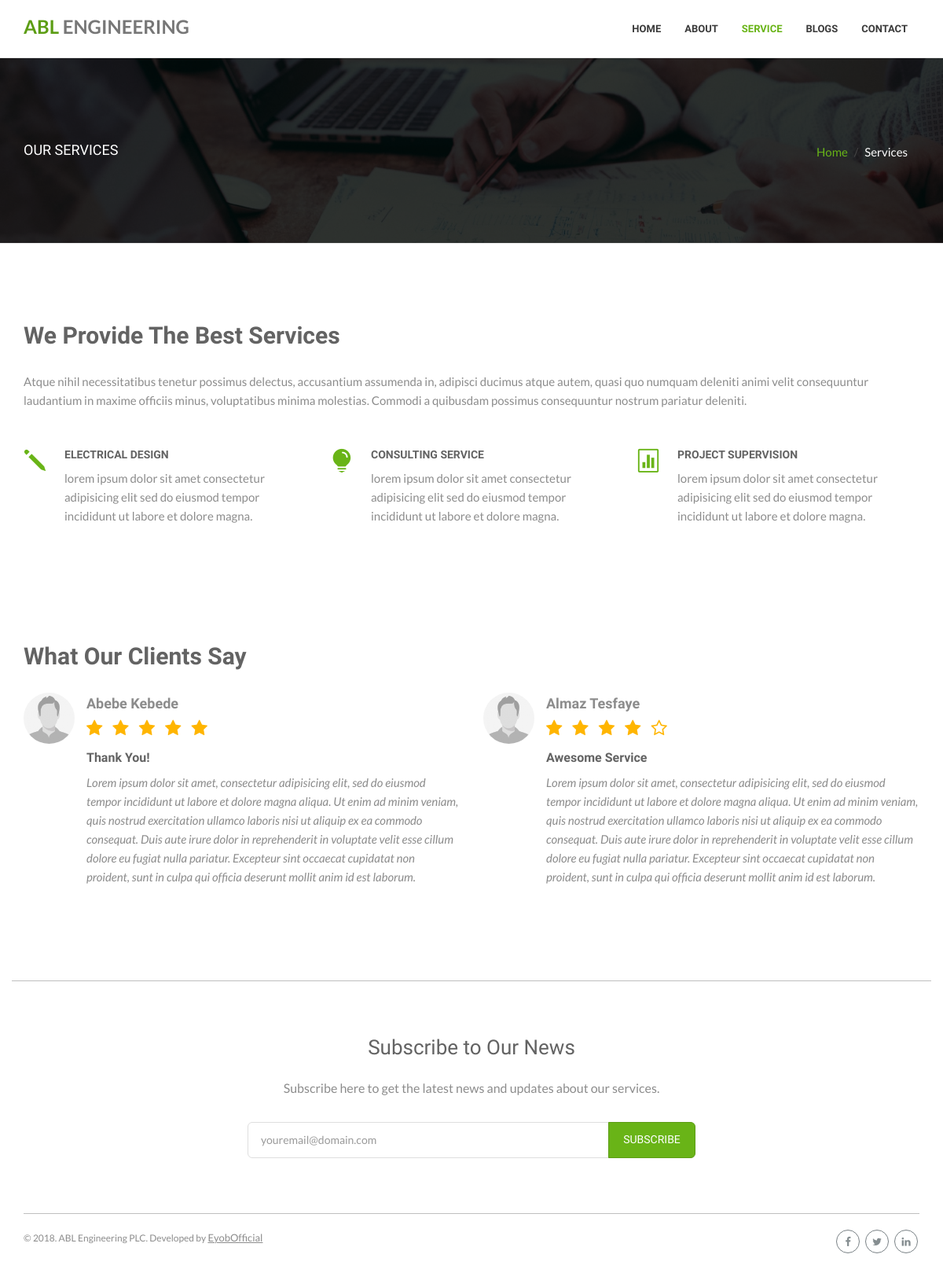
The app's page /service/ with its own data.
### pages/models.py (models this page shows, shortened)
class Base(models.Model):
    created_at = models.DateTimeField(
        'Created Date',
        null=True, blank=True,
        auto_now_add=True,
        help_text='Record first created date and time'
    )
    updated_at = models.DateTimeField(
        'Last Modified',
        null=True, blank=True,
        auto_now=True,
        help_text='Record last modified date and time'
    )
    class Meta:
        abstract = True
        get_latest_by = ['-updated_at', ]

class Brand(Base):
    title = models.CharField('Company title', max_length=100)
    logo = models.ImageField(
        'Company logo', upload_to='brand/logo/',
        blank=True, null=True
    )
    background = models.ImageField(
        'Background Picture',
        blank=True, null=True,
    )
    fevicon = models.ImageField(
        'Fevicon (Title Icon)',
        upload_to='fevicon/',
        null=True, blank=True,
    )
    story = models.TextField('Background story', blank=True)
    who = models.TextField('Who we are', blank=True)
    what = models.TextField('What we do', blank=True)
    team_description = models.TextField('Team description', blank=True)
    service_description = models.TextField('Service description', blank=True)
    contact_description = models.TextField('Contact description', blank=True)
    address = models.TextField('Compay address', blank=True)
    phone1 = models.CharField(max_length=30, blank=True)
    phone2 = models.CharField(max_length=30, blank=True)
    email = models.EmailField(blank=True)
    facebook = models.URLField(blank=True)
    twitter = models.URLField(blank=True)
    linkedin = models.URLField(blank=True)
    keywords = models.TextField(
        blank=True,
        help_text='Comma separated keywords. Ex: abl, electrical, consulting, '
    )
    description = models.TextField(blank=True)
    class Meta:
        verbose_name = 'Company Detail'
        verbose_name_plural = 'Company Details'

class Service(Base):
    title = models.CharField(max_length=100)
    icon = models.CharField(max_length=255)
    description = models.TextField()
    featured = models.BooleanField(default=False)

class Testimonial(Base):
    RATING_CHOICE_OPTIONS = (
        (1, '1'),
        (2, '2'),
        (3, '3'),
        (4, '4'),
        (5, '5')
    )
    client = models.CharField(max_length=255)
    position = models.CharField(max_length=255)
    picture = models.ImageField(
        upload_to='testimonials/clients/',
        blank=True, null=True
    )
    rating = models.PositiveIntegerField(choices=RATING_CHOICE_OPTIONS)
    title = models.CharField(max_length=100)
    description = models.TextField('Testimonial')
    quote = models.TextField(max_length=255)
    featured = models.BooleanField(default=False)
    class Meta:
        ordering = ['-featured', '-rating', ]
    def get_stars(self, *args, **kwargs):
        i = 1
        stars = []
        while i <= 5:
            if i <= self.rating:
                stars.append('*')
            else:
                stars.append('')
            i += 1
        return stars

### pages/views.py (the view)
# urls.py: path('service/', views.ServiceView.as_view(), name='service'),
class ServiceView(TemplateView):
    template_name = 'pages/service.html'
    def get_context_data(self, *args, **kwargs):
        context = super().get_context_data(*args, **kwargs)
        context['brand'] = get_object_or_404(models.Brand, pk=1)
        context['service_list'] = models.Service.objects.all()
        context['testimonal_list'] = models.Testimonial.objects.all()
        context['page'] = 'service'
        return context

### pages/templates/pages/service.html (shortened to what this page needs)
{% extends 'base.html' %}
{% load static %}
{% block content %}
<div id="page-header-services" class="page-header has-background-image">
    <div class="overlay"></div>
    <div class="container">
        <h1 class="page-title">OUR SERVICES</h1>
        <ol class="breadcrumb link-accent">
            <li><a href="{% url 'pages:index' %}">Home</a></li>
            <li class="active">Services</li>
        </ol>
    </div>
</div>
<div class="page-content no-margin-bottom">
    <section>
        <div class="container">
            <h2 class="section-heading">We Provide The Best Services</h2>
            {{ brand.service_description }}
            <div class="row margin-top-50">
                {% for service in service_list %}
                <div class="col-md-4">
                    <div class="icon-info icon-info-left">
                        {% autoescape off %}
                        {{ service.icon }}
                        {% endautoescape %}
                        <div class="text">
                            <h2 class="title">{{ service.title }}</h2>
                            <p>{{ service.description }}</p>
                        </div>
                    </div>
                </div>
                {% endfor %}
            </div>
        </div>
    </section>
    <section>
        <div class="container">
            <h2 class="section-heading">What Our Clients Say</h2>
            <div class="row">
                {% for testimonial in testimonal_list %}
                <div class="col-md-6">
                    <div class="testimonial-rating">
                        {% if testimonail.picture %}
                        <img src="{{ testimonail.picture.url }}" class="img-circle avatar" alt="{{ testimonail.client }}">
                        {% else %}
                         <img src="{% static 'assets/img/avatar-placeholder.jpg' %}" class="img-circle avatar" alt="{{ testimonail.client }}">
                        {% endif %}
                        <div class="text">
                            <strong class="name">{{ testimonial.client }}</strong>
                            <span class="rating">
                                {% for star in testimonial.get_stars %}
                                    {% if star == '*' %}
                                    <i class="fa fa-star"></i>
                                    {% else %}
                                    <i class="fa fa-star-o"></i>
                                    {% endif %}
                                {% endfor %}
                            </span>
                            <h4 class="title">{{ testimonial.title }}</h4>
                            <p class="content">
                                {{ testimonial.description }}
                            </p>
                        </div>
                    </div>
                </div>
                {% endfor %}
            </div>
        </div>
    </section>
</div>
{% endblock content %}

### records on screen
Brand: service_description "Atque nihil necessitatibus tenetur possimus delectus, accusantium assumenda in, adipisci ducimus atque autem, quasi quo numquam deleniti animi velit consequuntur laudantium in maxime officiis minus, voluptatibus minima molestias. Commodi a quibusdam possimus consequuntur nostrum pariatur deleniti."
Service: title "ELECTRICAL DESIGN", description "lorem ipsum dolor sit amet consectetur adipisicing elit sed do eiusmod tempor incididunt ut labore et dolore magna."
Service: title "CONSULTING SERVICE", description "lorem ipsum dolor sit amet consectetur adipisicing elit sed do eiusmod tempor incididunt ut labore et dolore magna."
Service: title "PROJECT SUPERVISION", description "lorem ipsum dolor sit amet consectetur adipisicing elit sed do eiusmod tempor incididunt ut labore et dolore magna."
Testimonial: client "Abebe Kebede", rating 5 (drawn), title "Thank You!", description "Lorem ipsum dolor sit amet, consectetur adipisicing elit, sed do eiusmod tempor incididunt ut labore et dolore magna aliqua. Ut enim ad minim veniam, quis nostrud exercitation ullamco laboris nisi ut aliquip ex ea commodo consequat. Duis aute irure dolor in reprehenderit in voluptate velit esse cillum dolore eu fugiat nulla pariatur. Excepteur sint occaecat cupidatat non proident, sunt in culpa qui officia deserunt mollit anim id est laborum."
Testimonial: client "Almaz Tesfaye", rating 4 (drawn), title "Awesome Service", description "Lorem ipsum dolor sit amet, consectetur adipisicing elit, sed do eiusmod tempor incididunt ut labore et dolore magna aliqua. Ut enim ad minim veniam, quis nostrud exercitation ullamco laboris nisi ut aliquip ex ea commodo consequat. Duis aute irure dolor in reprehenderit in voluptate velit esse cillum dolore eu fugiat nulla pariatur. Excepteur sint occaecat cupidatat non proident, sunt in culpa qui officia deserunt mollit anim id est laborum."
